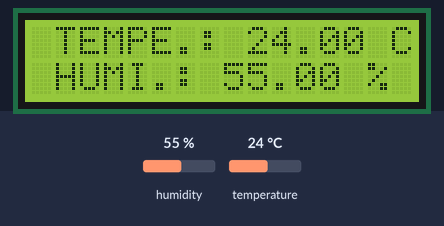
A sketch run on a simulated Arduino Uno, built with avr-gcc and run on an emulated ATmega328P. On the bench: 16×2 character LCD. The test bench sets the inputs (shaded band); at power-on: humidity 55 %, temperature 24 °C.

Above: at 1.2 s.
1.3 s: humidity set to 22 %
At 11.2 s:
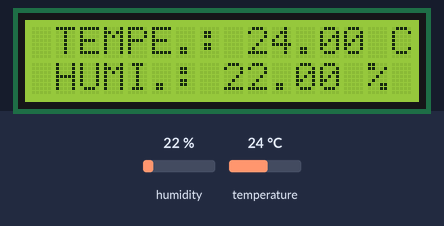
11.5 s: temperature set to 12 °C
At 20.6 s:
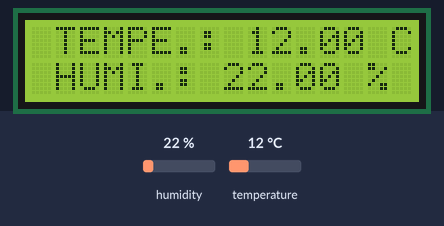
21.6 s: humidity set to 40 %
At 31.0 s:
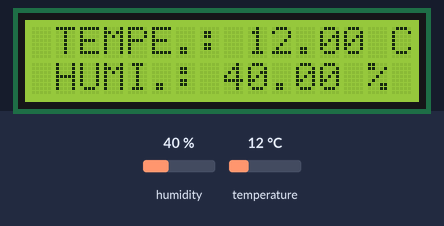
31.6 s: temperature set to 19 °C
At 41.5 s:
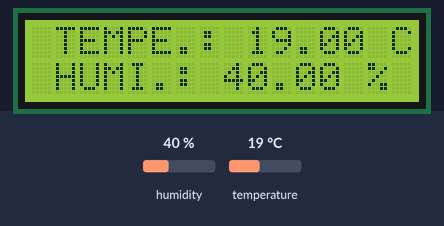
Timing chart, 0 to 42.6 s (numbered marks = the images above; inputs shaded):
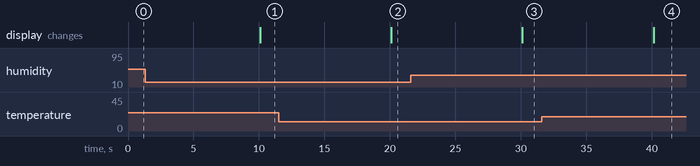

Measured:
- after the input at 1.3 s, the display: changes after 8.8 s (image 1)
- after the input at 11.5 s, the display: changes after 8.6 s (image 2)
- after the input at 21.6 s, the display: changes after 8.5 s (image 3)
- after the input at 31.6 s, the display: changes after 8.5 s (image 4)

The sketch:

DHT22.ino
```cpp
#include <LiquidCrystal.h>
#include <DHT.h>
#define DHTPIN 7
#define DHTTYPE DHT22
DHT dht(DHTPIN, DHTTYPE);
LiquidCrystal lcd(A0,A1,A2,A3,A4,A5);

void setup()
{
  lcd.begin(16, 2);
  dht.begin();
}
void loop(){
  lcd.clear();
  float hum = dht.readHumidity();
  float temp = dht.readTemperature();
  lcd.setCursor(0,0);
  lcd.print(" TEMPE.: ");
  lcd.print(temp);
  lcd.print(" C ");
  lcd.setCursor(0,1);
  lcd.print(" HUMI.: ");
  lcd.print(hum);
  lcd.print(" % ");
  delay(10000);
  if(isnan(hum)||isnan(temp)){
    lcd.print("AUTOCONFIGURING SYSTEM");
    delay(10000);
    return;
  }

}
```
